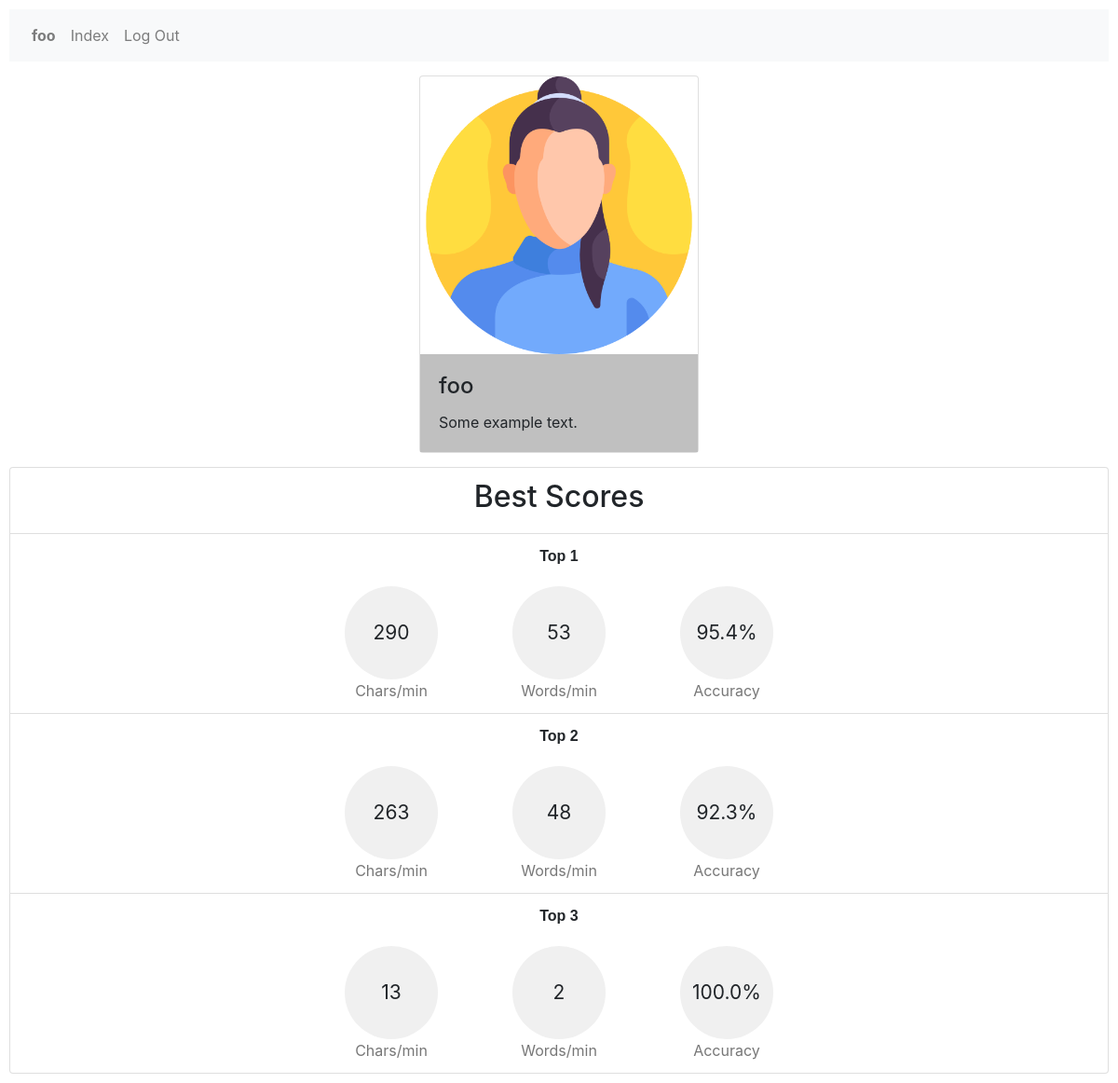
Screenshot of /profile/igor (signed in) with the database file from the repository.
### type_speed/models.py (models this page shows, shortened)
class User(AbstractUser):
    gender = models.CharField(max_length=32, default='other')

class Scores(models.Model):
    user = models.ForeignKey(User, on_delete=models.CASCADE, related_name="scores")
    words_min = models.IntegerField(default=0)
    chars_min = models.IntegerField(default=0)
    accuracy = models.CharField(max_length=32)

### type_speed/views.py (the view)
# urls.py: path("profile/<str:username>", views.profile, name="profile"),
def profile(request, username):
    user = User.objects.get(username=username)
    scores = user.scores.all().order_by('-chars_min')
    return render(request, "type_speed/profile.html", {
        'scores': scores[:3]
    })

### type_speed/templates/type_speed/profile.html (shortened to what this page needs)
{% extends "type_speed/layout.html" %}
{% load static %}
{% block body %}
    <div class="d-flex justify-content-center" id="card">
        <div class="card" style="width:300px">
            {% if request.user.gender == 'male' %}
                <img class="card-img-top" src="{% static 'type_speed/icons/man.png' %}" alt="Card image">
            {% elif request.user.gender == 'female' %}
                <img class="card-img-top" src="{% static 'type_speed/icons/woman.png' %}" alt="Card image">
            {% else %}
                <img class="card-img-top" src="{% static 'type_speed/icons/hacker.png' %}" alt="Card image">
            {% endif %}
            <div class="card-body">
                <h4 class="card-title">{{ request.user }}</h4>
                <p class="card-text">Some example text.</p>
            </div>
        </div>
    </div>
    <ul class="list-group">
        <li class="list-group-item"><b><h2>Best Scores</h2></b></li>
        {% for score in scores %}
            <li class="list-group-item">
                <b class="info">Top {{ forloop.counter }}</b>
                <div class="test-results">
                    <div class="result-item">
                        <div class="results"  style="height: 100px; width: 100px; font-size: 21px; margin: 20px; margin-bottom: 0px;">{{ score.chars_min }}</div>
                        <div class="result-description">Chars/min</div>
                      </div>
                    <div class="result-item">
                      <div class="results"  style="height: 100px; width: 100px; font-size: 21px; margin: 20px; margin-bottom: 0px">{{ score.words_min }}</div>
                      <div class="result-description">Words/min</div>
                    </div>
                    <div class="result-item">
                      <div class="results"  style="height: 100px; width: 100px; font-size: 21px; margin: 20px; margin-bottom: 0px">{{ score.accuracy }}</div>
                      <div class="result-description">Accuracy</div>
                </div>
            </li>
        {% endfor %}
    </ul>
{% endblock %}

### type_speed/templates/type_speed/layout.html (shortened to what this page needs)
{% load static %}
<!DOCTYPE html>
<html lang="en">
    <head>
        <link rel="stylesheet" href="https://stackpath.bootstrapcdn.com/bootstrap/4.4.1/css/bootstrap.min.css">
        <link href="{% static 'type_speed/styles.css' %}" rel="stylesheet">
    </head>
    <body>
        <nav class="navbar navbar-expand-lg navbar-light bg-light navbar-custom">
            <div>
              <ul class="navbar-nav mr-auto flex-nowrap">
                {% if user.is_authenticated %}
                    <li class="nav-item">
                        <a class="nav-link" href="{% url 'profile' username=request.user %}"><strong>{{ user.username }}</strong></a>
                    </li>
                {% endif %}
                <li class="nav-item">
                  <a class="nav-link" href="{% url 'index' %}">Index</a>
                </li>
                {% if user.is_authenticated %}
                    <li class="nav-item">
                        <a class="nav-link" href="{% url 'logout' %}">Log Out</a>
                    </li>
                {% endif %}
              </ul>
            </div>
          </nav>
        <div class="body">
            {% block body %}
            {% endblock %}
        </div>
    </body>
</html>

### type_speed/static/type_speed/styles.css (style rules this page uses)
body { margin: 10px; }
h2 { text-align: center; }
.info { grid-area: info; display: flex; align-items: center; justify-content: center; font-family: sans-serif; text-align: center; }
.results { display: flex; justify-content: center; align-items: center; width: 240px; height: 240px; border-radius: 50%; background-color: #f0f0f0; text-align: center; font-size: 50px; margin-top: 50px; margin-left: 40px; margin-right: 40px; }
.test-results { display: flex; justify-content: center; align-items: center; flex-direction: row; }
.result-item { display: flex; flex-direction: column; align-items: center; margin: 0 20px; }
.result-description { font-size: 16px; color: #777; }
#card { margin: 15px; }
.card-body { background-color: silver; }

### rows the page displays
User: username "foo", user "foo"
Scores: chars_min "290", words_min "53", accuracy "95.4%"
Scores: chars_min "263", words_min "48", accuracy "92.3%"
Scores: chars_min "13", words_min "2", accuracy "100.0%"
